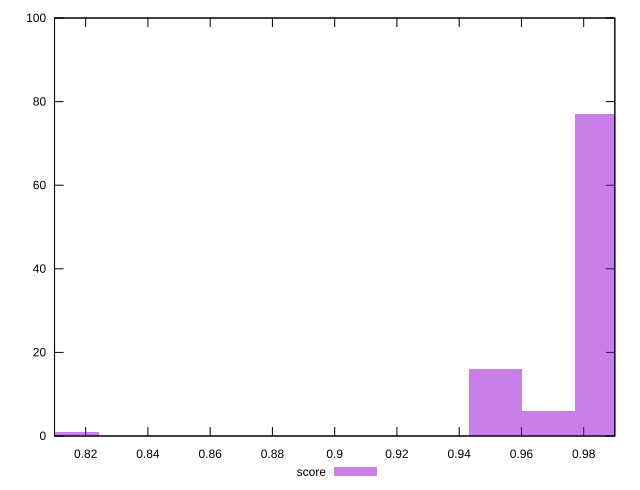

Recreate this plot in gnuplot.
reset

$score <<EOF
0.8156917230652108 1
0.9856274987037963 77
0.9686339211399377 6
0.9516403435760792 16
EOF

set key outside below
set boxwidth 0.016993577563858556
set xrange [0.81:0.99]
set yrange [0:100]
set trange [0:100]
set style fill transparent solid 0.5 noborder
set terminal svg size 640, 490 enhanced background rgb 'white'
set output "report_00009_2021-02-08T22-37-41.559Z/first-cpu-idle/samples/pages+cached/score/histogram.svg"

plot $score title "score" with boxes

reset
